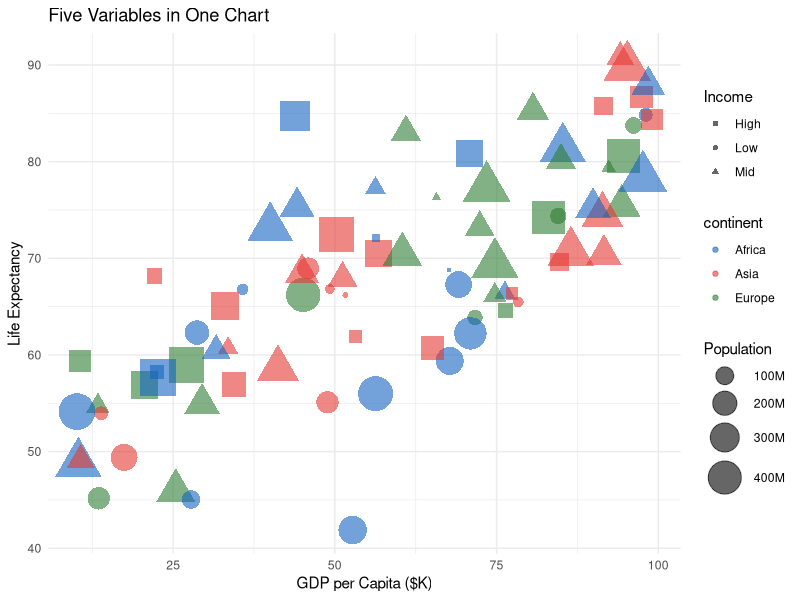
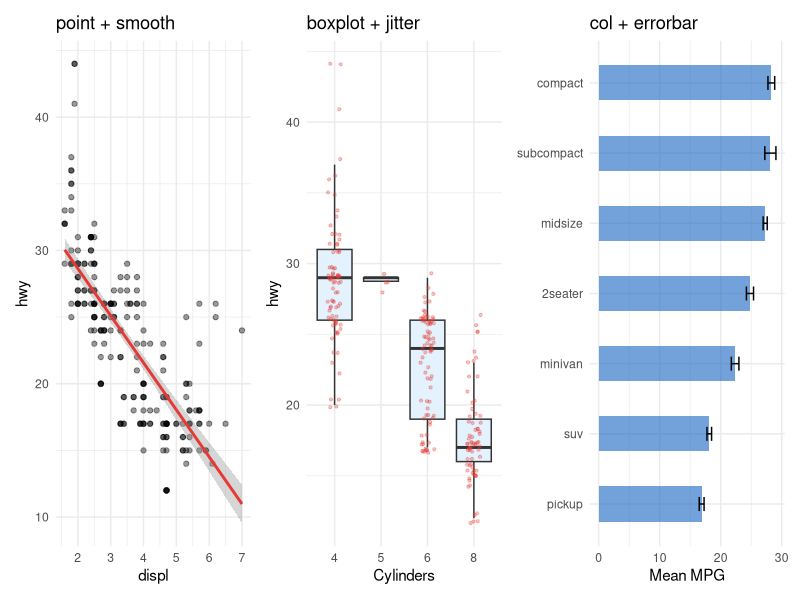
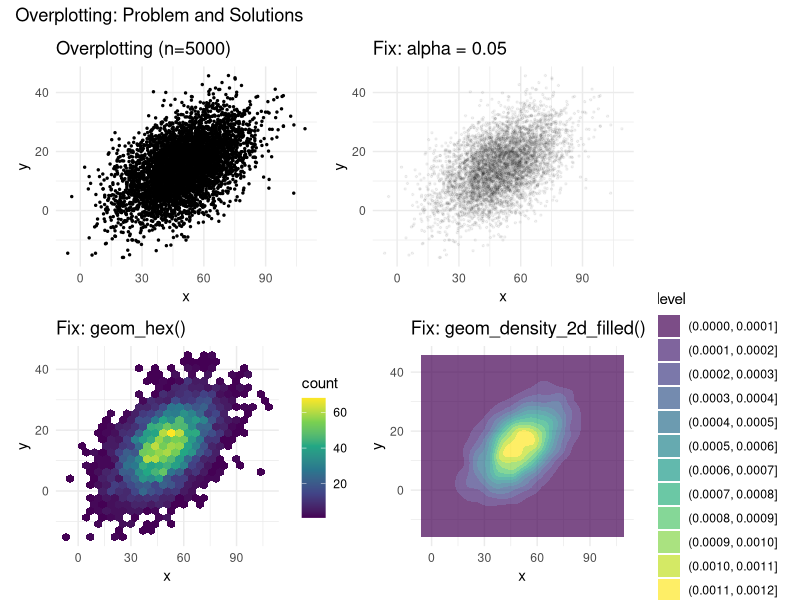
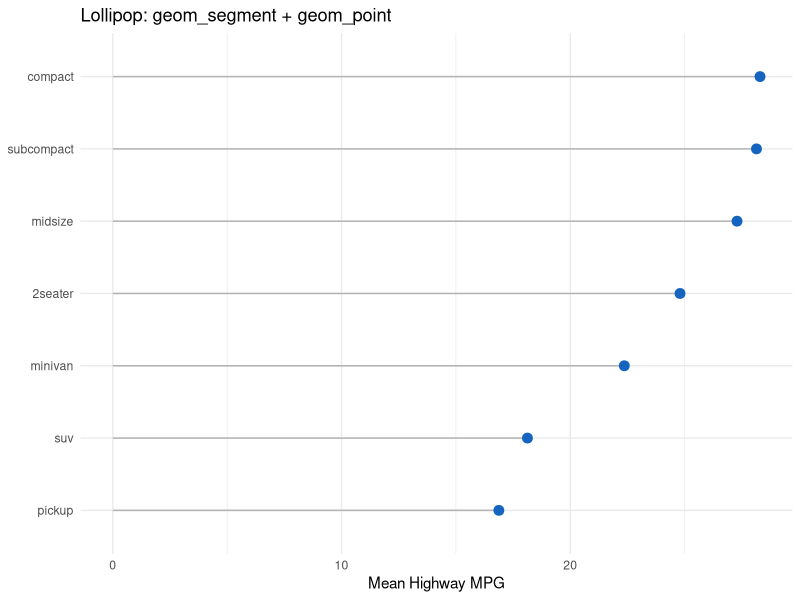
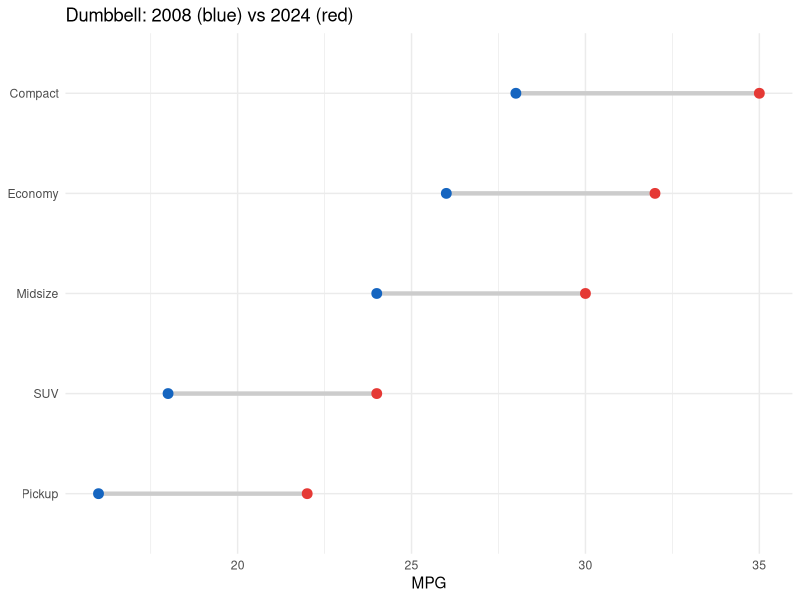

Here is the R script that generated these plots, in order:
# ============================================================
# Workshop 2 — Module 3: ggplot2 Deep Dive — Aesthetics & Geometries
# R Demonstration Script — UNYT Tirana
# ============================================================
library(tidyverse)
library(patchwork)
dir.create("output", showWarnings = FALSE)

# ── 1. MULTI-AESTHETIC ENCODING ───────────────────────────
set.seed(42)
df <- tibble(
  gdp = runif(80, 10, 100), life_exp = 50 + 0.3*gdp + rnorm(80, 0, 8),
  pop = runif(80, 1e6, 5e8), continent = sample(c("Africa","Asia","Europe"), 80, TRUE),
  income = sample(c("Low","Mid","High"), 80, TRUE)
)

p_bubble <- ggplot(df, aes(x = gdp, y = life_exp, color = continent,
                            size = pop, shape = income)) +
  geom_point(alpha = 0.6) +
  scale_color_manual(values = c(Africa="#1565C0", Asia="#E53935", Europe="#2E7D32")) +
  scale_size(range = c(1, 12), labels = scales::label_number(scale = 1e-6, suffix = "M")) +
  scale_shape_manual(values = c(Low=16, Mid=17, High=15)) +
  theme_minimal() +
  labs(title = "Five Variables in One Chart", x = "GDP per Capita ($K)",
       y = "Life Expectancy", size = "Population", shape = "Income")
ggsave("output/multi_aes.png", p_bubble, width = 8, height = 5, dpi = 300)

# ── 2. LAYERED GEOMS ─────────────────────────────────────
# Point + smooth
p1 <- ggplot(mpg, aes(x = displ, y = hwy)) +
  geom_point(alpha = 0.4) + geom_smooth(method = "lm", color = "#E53935") +
  theme_minimal() + labs(title = "point + smooth")

# Boxplot + jitter
p2 <- ggplot(mpg, aes(x = factor(cyl), y = hwy)) +
  geom_boxplot(outlier.shape = NA, fill = "#E3F2FD") +
  geom_jitter(width = 0.15, alpha = 0.3, size = 0.8, color = "#E53935") +
  theme_minimal() + labs(title = "boxplot + jitter", x = "Cylinders")

# Col + errorbar
mpg_summary <- mpg |> group_by(class) |>
  summarise(m = mean(hwy), se = sd(hwy)/sqrt(n()), .groups = "drop") |>
  mutate(class = fct_reorder(class, m))
p3 <- ggplot(mpg_summary, aes(x = class, y = m)) +
  geom_col(fill = "#1565C0", alpha = 0.6, width = 0.5) +
  geom_errorbar(aes(ymin = m-se, ymax = m+se), width = 0.2) +
  coord_flip() + theme_minimal() + labs(title = "col + errorbar", x = NULL, y = "Mean MPG")

p_layers <- p1 | p2 | p3
ggsave("output/geom_layers.png", p_layers, width = 12, height = 4, dpi = 300)

# ── 3. OVERPLOTTING ───────────────────────────────────────
set.seed(55)
big <- tibble(x = rnorm(5000, 50, 15), y = 0.3*x + rnorm(5000, 0, 8))

p_over <- ggplot(big, aes(x, y)) + geom_point(size = 0.5) +
  theme_minimal() + labs(title = "Overplotting (n=5000)")
p_alpha <- ggplot(big, aes(x, y)) + geom_point(alpha = 0.05, size = 0.5) +
  theme_minimal() + labs(title = "Fix: alpha = 0.05")
p_hex <- ggplot(big, aes(x, y)) + geom_hex(bins = 25) +
  scale_fill_viridis_c() + theme_minimal() + labs(title = "Fix: geom_hex()")
p_dens <- ggplot(big, aes(x, y)) + geom_density_2d_filled(alpha = 0.7) +
  theme_minimal() + labs(title = "Fix: geom_density_2d_filled()")

p_overplot <- (p_over | p_alpha) / (p_hex | p_dens) +
  plot_annotation(title = "Overplotting: Problem and Solutions")
ggsave("output/overplotting.png", p_overplot, width = 10, height = 7, dpi = 300)

# ── 4. LOLLIPOP CHART ────────────────────────────────────
p_lollipop <- mpg_summary |>
  ggplot(aes(x = class, y = m)) +
  geom_segment(aes(xend = class, y = 0, yend = m), color = "grey70") +
  geom_point(size = 3, color = "#1565C0") +
  coord_flip() + theme_minimal() +
  labs(title = "Lollipop: geom_segment + geom_point", x = NULL, y = "Mean Highway MPG")
ggsave("output/lollipop.png", p_lollipop, width = 6, height = 4, dpi = 300)

# ── 5. DUMBBELL CHART ────────────────────────────────────
df_db <- tibble(
  cat = c("Economy","Midsize","Compact","SUV","Pickup"),
  y2008 = c(26, 24, 28, 18, 16), y2024 = c(32, 30, 35, 24, 22)
) |> mutate(cat = fct_reorder(cat, y2024))

p_dumbbell <- ggplot(df_db, aes(y = cat)) +
  geom_segment(aes(x = y2008, xend = y2024, yend = cat), color = "grey80", linewidth = 1.5) +
  geom_point(aes(x = y2008), size = 3, color = "#1565C0") +
  geom_point(aes(x = y2024), size = 3, color = "#E53935") +
  theme_minimal() +
  labs(title = "Dumbbell: 2008 (blue) vs 2024 (red)", x = "MPG", y = NULL)
ggsave("output/dumbbell.png", p_dumbbell, width = 7, height = 4, dpi = 300)

cat("\n── All W02-M03 R plots saved ──\n")
